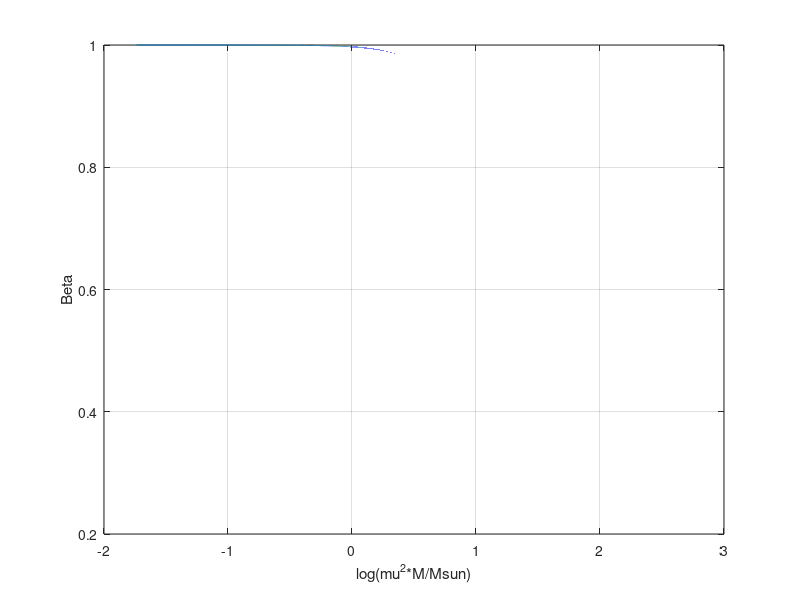
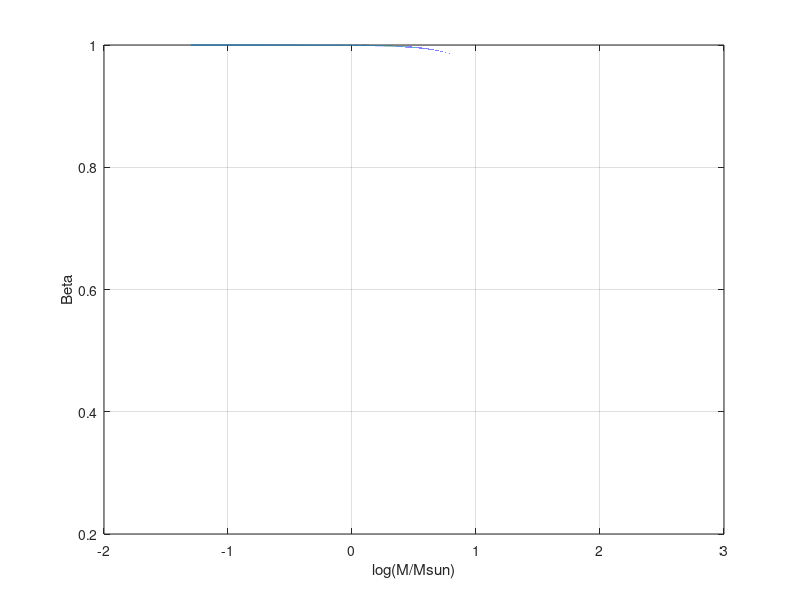

Write MATLAB code to recreate these figures, in order.
%Pressure dominance
X=0.73
Y=0.25
Z=0.02
muion=1/(X+Y/4+Z/20)
mue=1/(1/2*(1+X))
mu=1/(1/muion+1/mue)
n=3
k=0.003
beta=0.25:1e-6:1;

x=sqrt((1-beta)./(k*beta.^4));
%x=mu^2*M/Msun

figure(1)
plot(log10(x),beta)
xlabel('log(mu^2*M/Msun)')
ylabel('Beta')
grid on

figure(2)
M=x/mu^2;
plot(log10(M),beta)
xlabel('log(M/Msun)')
ylabel('Beta')
grid on

